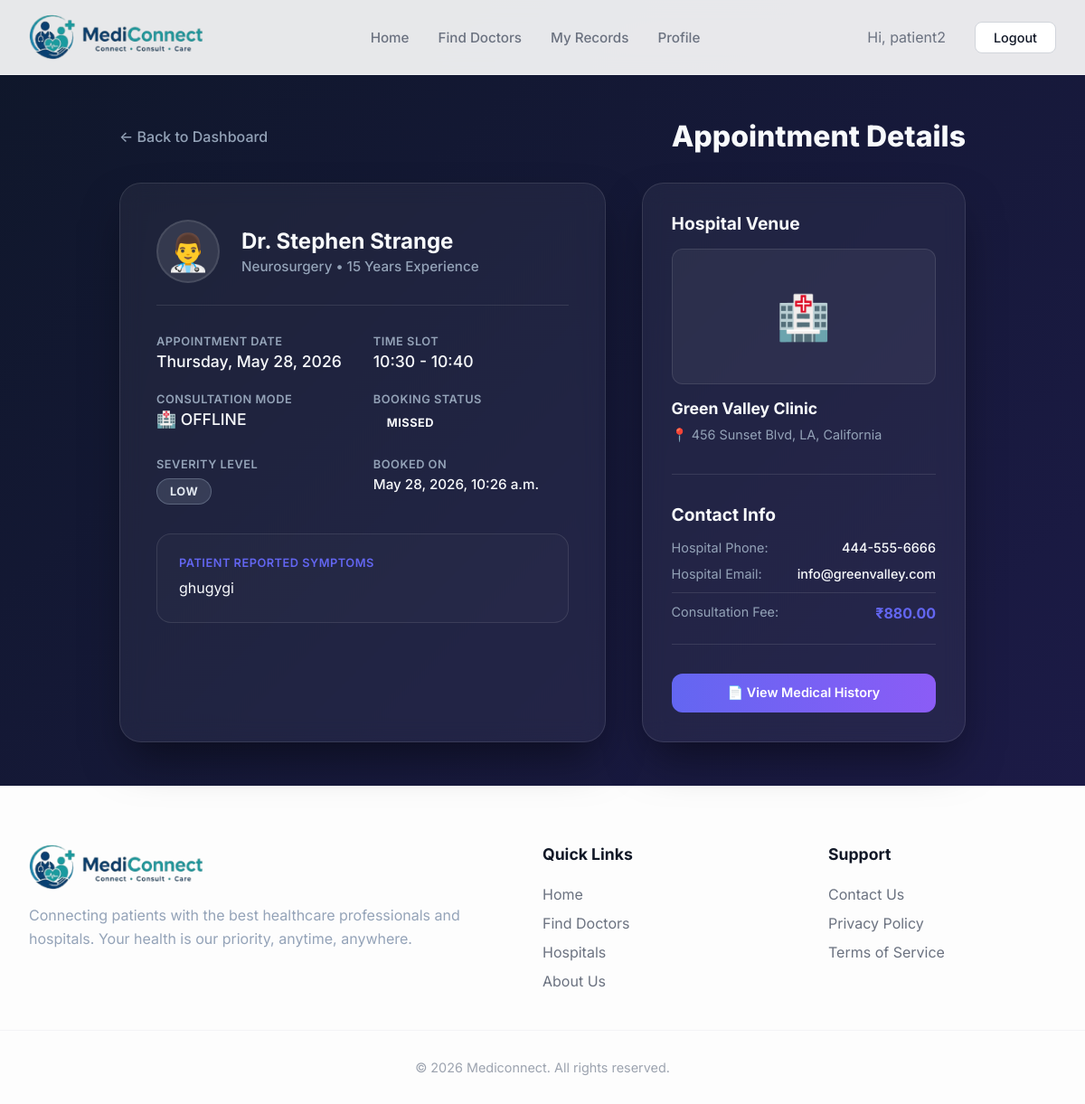
The app's page /booking/appointment/26/ (signed in) with its own data.
### accounts/models.py (models this page shows, shortened)
class User(AbstractUser):
    ROLE_CHOICES = (
        ('PATIENT', 'Patient'),
        ('DOCTOR', 'Doctor'),
        ('ADMIN', 'Admin'),
    )
    role = models.CharField(max_length=20, choices=ROLE_CHOICES)
    phone = models.CharField(max_length=15, blank=True)

class DoctorProfile(models.Model):
    user = models.OneToOneField(User, on_delete=models.CASCADE)
    hospital = models.ForeignKey('core.Hospital', on_delete=models.CASCADE)
    specialization = models.CharField(max_length=100)
    experience_years = models.IntegerField(default=0)
    doctor_pic = models.ImageField(upload_to='profiles/doctors', blank=True, null=True)
    fees_online = models.IntegerField(default=0)
    fees_offline = models.IntegerField(default=0)
    bio = models.TextField(blank=True)
    is_available = models.BooleanField(default=True)

### booking/models.py (models this page shows, shortened)
class Appointment(models.Model):
    STATUS_CHOICES = (
        ('PENDING', 'Pending'),
        ('APPROVED', 'Approved'),
        ('COMPLETED', 'Completed'),
        ('CANCELLED', 'Cancelled'),
        ('MISSED', 'Missed'),
        ('RESCHEDULE', 'Reschedule')
    )
    SEVERITY_CHOICES = (
        ('LOW', 'Low'),
        ('MEDIUM', 'Medium'),
        ('HIGH', 'High'),
        ('CRITICAL', 'Critical'),
    )
    CONSULTATION_CHOICES = (
        ('ONLINE', 'Online'),
        ('OFFLINE', 'Offline'),
    )
    patient = models.ForeignKey('accounts.PatientProfile',on_delete=models.CASCADE)
    doctor = models.ForeignKey('accounts.DoctorProfile',on_delete=models.CASCADE)
    hospital = models.ForeignKey('core.Hospital',on_delete=models.CASCADE)
    appointment_date = models.DateField()
    start_time = models.TimeField()
    end_time = models.TimeField()
    consultation_mode = models.CharField(max_length=20,choices=CONSULTATION_CHOICES)
    symptoms = models.TextField(blank=True)
    severity_score = models.IntegerField(default=0)
    severity_level = models.CharField(max_length=20,choices=SEVERITY_CHOICES,default='LOW')
    status = models.CharField(max_length=20,choices=STATUS_CHOICES,default='PENDING')
    fee = models.DecimalField(max_digits=10, decimal_places=2, default=0.00)
    booked_at = models.DateTimeField(auto_now_add=True)
    reminder_sent = models.BooleanField(default=False)

### core/models.py (models this page shows, shortened)
class Hospital(models.Model):
    pic = models.ImageField(upload_to='hospital_pics/', null=True, blank=True)
    name = models.CharField(max_length=200)
    state = models.CharField(max_length=100)
    phone = models.CharField(max_length=15)
    address = models.TextField()
    email = models.EmailField(blank=True)

### booking/views.py (the view, shortened to what this page needs)
# urls.py: path('appointment/<int:appointment_id>/', views.appointment_detail, name='appointment_detail'),
@login_required
def appointment_detail(request, appointment_id):
    appointment = get_object_or_404(Appointment, id=appointment_id)
    if request.user.role == 'PATIENT':
        try:
            patient = request.user.patientprofile
            if appointment.patient != patient:
                messages.error(request, 'You are not authorized to view this appointment.')
                return redirect('home')
        except PatientProfile.DoesNotExist:
            messages.error(request, 'Patient profile not found.')
            return redirect('home')
    else:
        messages.error(request, 'Access denied.')
        return redirect('home')
    return render(request, 'booking/appointment_detail.html', {'appointment': appointment})

### templates/booking/appointment_detail.html (shortened to what this page needs)
{% extends 'base.html' %}
{% block content %}
<div class="detail-container">
    <div class="header-section">
        <a href="{% url 'home' %}" class="back-link">
            ← Back to Dashboard
        </a>
        <h1 style="font-size: 2rem; margin: 0; background: none; -webkit-text-fill-color: initial; text-align: left;">Appointment Details</h1>
    </div>
    <div class="grid-layout">
        <div class="glass-card detail-card">
            <div class="doctor-header">
                <div class="doctor-avatar">
                    {% if appointment.doctor.doctor_pic %}
                    <img src="{{ appointment.doctor.doctor_pic.url }}" alt="Dr. {{ appointment.doctor.user.username }}">
                    {% else %}
                    👨‍⚕️
                    {% endif %}
                </div>
                <div>
                    <h2 style="font-size: 1.5rem; margin-bottom: 0.25rem; font-weight: 700; color: var(--text-main);">
                        Dr. {{ appointment.doctor.user.get_full_name|default:appointment.doctor.user.username }}
                    </h2>
                    <p style="color: var(--text-muted); font-size: 0.95rem; font-weight: 500;">
                        {{ appointment.doctor.specialization }} &bull; {{ appointment.doctor.experience_years }} Years Experience
                    </p>
                </div>
            </div>
            <div class="info-grid">
                <div>
                    <span class="info-label">Appointment Date</span>
                    <span class="info-value">{{ appointment.appointment_date|date:"l, F j, Y" }}</span>
                </div>
                <div>
                    <span class="info-label">Time Slot</span>
                    <span class="info-value">{{ appointment.start_time|time:"H:i" }} - {{ appointment.end_time|time:"H:i" }}</span>
                </div>
                <div>
                    <span class="info-label">Consultation Mode</span>
                    <span class="info-value" style="display: flex; align-items: center; gap: 0.5rem;">
                        {% if appointment.consultation_mode == 'ONLINE' %}💻{% else %}🏥{% endif %}
                        {{ appointment.consultation_mode }}
                    </span>
                </div>
                <div>
                    <span class="info-label">Booking Status</span>
                    <span class="badge-status status-{{ appointment.status }}">{{ appointment.status }}</span>
                </div>
                <div>
                    <span class="info-label">Severity Level</span>
                    <span class="severity-badge {{ appointment.severity_level|lower }}">{{ appointment.severity_level }}</span>
                </div>
                <div>
                    <span class="info-label">Booked On</span>
                    <span class="info-value" style="font-size: 0.95rem;">{{ appointment.booked_at|date:"F j, Y, g:i a" }}</span>
                </div>
            </div>
            {% if appointment.symptoms %}
            <div class="symptoms-panel">
                <span class="info-label" style="color: var(--primary);">Patient Reported Symptoms</span>
                <p style="color: var(--text-main); font-size: 1rem; line-height: 1.6; margin-top: 0.5rem;">
                    {{ appointment.symptoms }}
                </p>
            </div>
            {% endif %}
        </div>
        <div class="glass-card sidebar-card">
            <div class="sidebar-section">
                <h3 style="font-size: 1.2rem; color: var(--text-main); margin-bottom: 1rem;">Hospital Venue</h3>
                <div class="hospital-pic">
                    {% if appointment.hospital.pic %}
                    <img src="{{ appointment.hospital.pic.url }}" alt="{{ appointment.hospital.name }}">
                    {% else %}
                    🏥
                    {% endif %}
                </div>
                <h4 style="font-size: 1.1rem; color: var(--text-main); margin-bottom: 0.5rem;">{{ appointment.hospital.name }}</h4>
                <p style="color: var(--text-muted); font-size: 0.9rem; line-height: 1.5; margin-bottom: 0.5rem;">
                    📍 {{ appointment.hospital.address }}, {{ appointment.hospital.state }}
                </p>
            </div>
            <div class="sidebar-section">
                <h3 style="font-size: 1.2rem; color: var(--text-main); margin-bottom: 1rem;">Contact Info</h3>
                <div style="display: flex; flex-direction: column; gap: 0.75rem; font-size: 0.9rem;">
                    <div style="display: flex; justify-content: space-between;">
                        <span style="color: var(--text-muted);">Hospital Phone:</span>
                        <span style="font-weight: 500;">{{ appointment.hospital.phone }}</span>
                    </div>
                    {% if appointment.hospital.email %}
                    <div style="display: flex; justify-content: space-between;">
                        <span style="color: var(--text-muted);">Hospital Email:</span>
                        <span style="font-weight: 500;">{{ appointment.hospital.email }}</span>
                    </div>
                    {% endif %}
                    <div style="display: flex; justify-content: space-between; border-top: 1px solid var(--glass-border); padding-top: 0.75rem;">
                        <span style="color: var(--text-muted);">Consultation Fee:</span>
                        <span style="font-weight: 700; color: var(--primary); font-size: 1rem;">
                            ₹{{ appointment.fee }}
                        </span>
                    </div>
                </div>
            </div>
            <div class="sidebar-section" style="border: none;">
                <a href="{% url 'medical_records' %}" class="btn btn-primary" style="text-decoration: none; font-size: 0.9rem; padding: 0.8rem 1rem;">
                    📄 View Medical History
                </a>
            </div>
        </div>
    </div>
</div>
{% endblock %}

### templates/base.html (shortened to what this page needs)
<!DOCTYPE html>
<html lang="en">
<head>
    {% load static %}
    <link rel="stylesheet" href="{% static 'css/style.css' %}">
</head>
<body>
    <nav>
        <div class="nav-container">
            <a href="{% url 'home' %}" class="logo">
                <img src="{% static 'images/logo.png' %}" alt="Mediconnect Logo"
                    onerror="this.style.display='none'; this.nextElementSibling.style.display='inline';">
            </a>
            <div class="nav-links">
                <a href="{% url 'home' %}">Home</a>
                {% if user.is_authenticated %}
                {% if user.role == 'DOCTOR' %}
                <a href="{% url 'doctor_dashboard' %}">Dashboard</a>
                <a href="{% url 'manage_availability' %}">Availability</a>
                {% else %}
                <a href="{% url 'find_doctors' %}">Find Doctors</a>
                <a href="{% url 'medical_records' %}">My Records</a>
                {% endif %}
                <a href="{% url 'update_profile' %}">Profile</a>
                {% endif %}
            </div>
            <div class="nav-auth">
                {% if user.is_authenticated %}
                <span style="color: #6b7280; margin-right: 1rem; align-self: center;">Hi, {{ user.username }}</span>
                <a href="{% url 'logout' %}" class="btn-nav login">Logout</a>
                {% else %}
                <a href="{% url 'login' %}" class="btn-nav login">Login</a>
                <a href="{% url 'register' %}" class="btn-nav register">Register</a>
                {% endif %}
            </div>
        </div>
    </nav>
    <main>
        {% block content %}{% endblock %}
    </main>
    <footer>
        <div class="footer-content">
            <div class="footer-logo">
                <h2 class="logo"><img src="{% static 'images/logo.png' %}" alt="Mediconnect Logo"
                        onerror="this.style.display='none'; this.nextElementSibling.style.display='inline';">
                </h2>
                <p style="color: var(--text-muted); line-height: 1.6;">Connecting patients with the best healthcare
                    professionals and hospitals. Your health is our priority, anytime, anywhere.</p>
            </div>
            <div class="footer-section">
                <h3>Quick Links</h3>
                <ul>
                    <li><a href="{% url 'home' %}">Home</a></li>
                    <li><a href="{% url 'find_doctors' %}">Find Doctors</a></li>
                    <li><a href="{% url 'hospital_list' %}">Hospitals</a></li>
                    <li><a href="{% url 'about_us' %}">About Us</a></li>
                </ul>
            </div>
            <div class="footer-section">
                <h3>Support</h3>
                <ul>
                    <li><a href="{% url 'contact_us' %}">Contact Us</a></li>
                    <li><a href="{% url 'privacy_policy' %}">Privacy Policy</a></li>
                    <li><a href="{% url 'terms_of_service' %}">Terms of Service</a></li>
                </ul>
            </div>
        </div>
        <div class="footer-bottom">
            &copy; 2026 Mediconnect. All rights reserved.
        </div>
    </footer>
</body>
</html>

### static/css/style.css (style rules this page uses)
:root { --primary: #6366f1; --primary-dark: #4f46e5; --secondary: #ec4899; --accent: #8b5cf6; --bg-gradient: linear-gradient(135deg, #0f172a 0%, #1e1b4b 100%); --card-bg: rgba(255, 255, 255, 0.05); --glass-border: rgba(255, 255, 255, 0.1); --text-main: #f8fafc; --text-muted: #94a3b8; --input-bg: rgba(0, 0, 0, 0.2); }
* { margin: 0; padding: 0; box-sizing: border-box; font-family: 'Inter', system-ui, -apple-system, sans-serif; }
body { background: var(--bg-gradient); color: var(--text-main); min-height: 100vh; display: flex; flex-direction: column; }
.glass-card { background: var(--card-bg); backdrop-filter: blur(12px); -webkit-backdrop-filter: blur(12px); border: 1px solid var(--glass-border); border-radius: 24px; box-shadow: 0 25px 50px -12px rgba(0, 0, 0, 0.5); }
h1 { font-size: 2.5rem; font-weight: 800; background: linear-gradient(to right, #818cf8, #c084fc); -webkit-background-clip: text; background-clip: text; -webkit-text-fill-color: transparent; margin-bottom: 0.5rem; text-align: center; }
.btn { width: 100%; padding: 1rem; border-radius: 12px; border: none; font-weight: 600; font-size: 1rem; cursor: pointer; transition: all 0.3s cubic-bezier(0.4, 0, 0.2, 1); display: flex; align-items: center; justify-content: center; gap: 0.5rem; }
.btn-primary { background: linear-gradient(to right, var(--primary), var(--accent)); color: white; }

### templates/booking/appointment_detail.html (style rules this page uses)
.detail-container { padding: 3rem 2rem; max-width: 1000px; margin: 0 auto; }
.header-section { display: flex; justify-content: space-between; align-items: center; margin-bottom: 2rem; }
.back-link { color: var(--text-muted); text-decoration: none; font-weight: 500; display: inline-flex; align-items: center; gap: 0.5rem; transition: color 0.2s; }
.grid-layout { display: grid; grid-template-columns: 1.5fr 1fr; gap: 2.5rem; }
.detail-card { padding: 2.5rem; position: relative; overflow: hidden; }
.doctor-header { display: flex; align-items: center; gap: 1.5rem; margin-bottom: 2rem; border-bottom: 1px solid var(--glass-border); padding-bottom: 1.5rem; }
.doctor-avatar { width: 70px; height: 70px; border-radius: 50%; background: rgba(255, 255, 255, 0.1); display: flex; align-items: center; justify-content: center; font-size: 2.5rem; border: 2px solid var(--glass-border); }
.info-grid { display: grid; grid-template-columns: 1fr 1fr; gap: 1.5rem; margin-bottom: 2rem; }
.info-label { font-size: 0.8rem; text-transform: uppercase; color: var(--text-muted); font-weight: 600; letter-spacing: 0.5px; margin-bottom: 0.25rem; display: block; }
.info-value { font-size: 1.1rem; font-weight: 500; color: var(--text-main); }
.badge-status { padding: 6px 14px; border-radius: 30px; font-size: 0.8rem; font-weight: 700; text-transform: uppercase; letter-spacing: 0.5px; display: inline-block; border: 1px solid transparent; }
.severity-badge { padding: 6px 14px; border-radius: 30px; font-size: 0.8rem; font-weight: 700; text-transform: uppercase; letter-spacing: 0.5px; display: inline-block; margin-top: 0.25rem; }
.severity-badge.low { background: rgba(148, 163, 184, 0.2); color: #e2e8f0; border: 1px solid rgba(148, 163, 184, 0.4); }
.symptoms-panel { background: rgba(255, 255, 255, 0.02); border: 1px solid var(--glass-border); border-radius: 16px; padding: 1.5rem; margin-bottom: 2rem; }
.sidebar-card { padding: 2rem; height: fit-content; }
.sidebar-section { margin-bottom: 2rem; border-bottom: 1px solid var(--glass-border); padding-bottom: 1.5rem; }
.sidebar-section:last-child { border-bottom: none; padding-bottom: 0; margin-bottom: 0; }
.hospital-pic { width: 100%; height: 150px; background: rgba(255,255,255,0.05); border-radius: 12px; margin-bottom: 1rem; display: flex; align-items: center; justify-content: center; font-size: 3rem; border: 1px solid var(--glass-border); overflow: hidden; }

### records on screen
User: username "patient2"
Appointment: doctor.user.get_full_name "Stephen Strange", doctor.specialization "Neurosurgery", doctor.experience_years "15", appointment_date "Thursday, May 28, 2026", start_time "10:30", end_time "10:40", consultation_mode "OFFLINE", status "MISSED", severity_level "LOW", booked_at "May 28, 2026, 10:26 a.m.", symptoms "ghugygi", hospital.name "Green Valley Clinic", hospital.address "456 Sunset Blvd, LA", hospital.state "California", hospital.phone "444-555-6666", hospital.email "info@greenvalley.com", fee "880.00"
